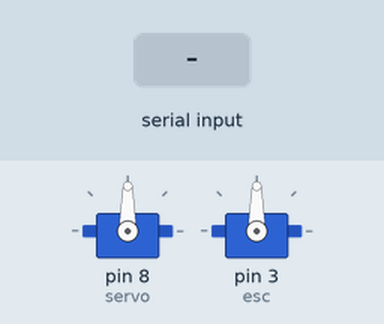
A sketch run on a simulated Arduino Uno, built with avr-gcc and run on an emulated ATmega328P. Parts: 2 × servo. Inputs (shaded band) come from the test bench.

Above: at 1.2 s.
1.3 s: "s90\n" received over Serial
At 1.6 s:
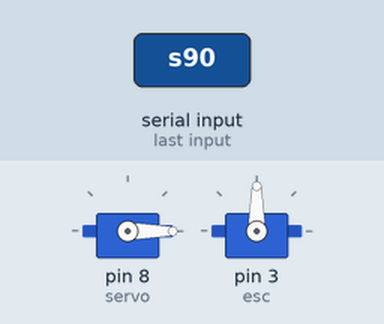
Timing chart, 0 to 4.3 s (numbered marks = the images above; inputs shaded):
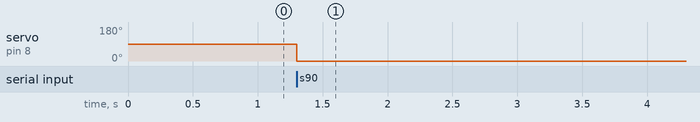

The sketch:

ard.ino
```cpp
#include <Servo.h>

Servo servo;
Servo esc;

void setup() {
  Serial.begin(115200);
  Serial.setTimeout(5);

  servo.attach(8);
  esc.attach(3);
}


void loop() {
  if (Serial.available() > 1){
  char key = Serial.read();
  int val = Serial.parseInt();

  switch (key) {
    case 's': servo.writeMicroseconds(val);
    break;
    case 'e': esc.writeMicroseconds(val);
    break;
  }

}}
```

Measured:
- after the input at 1.3 s, servo on pin 8 (servo): 90° → 0° at once
